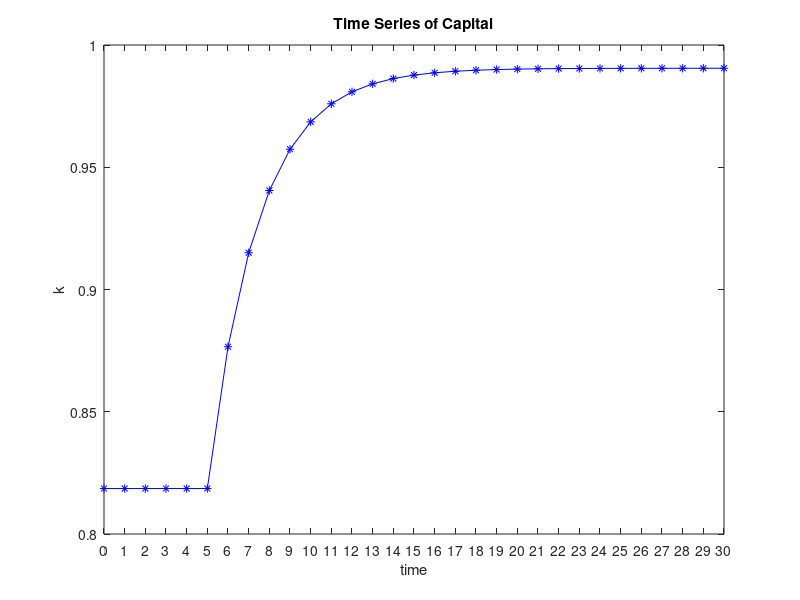
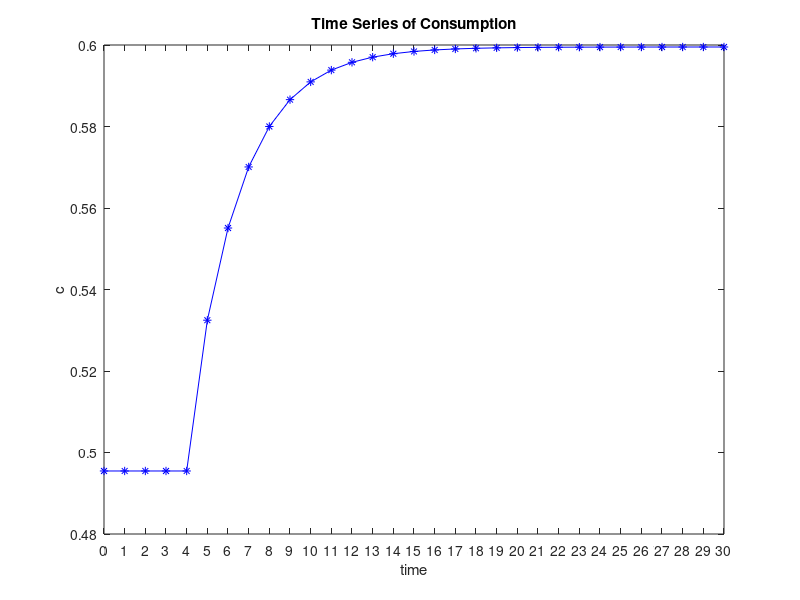
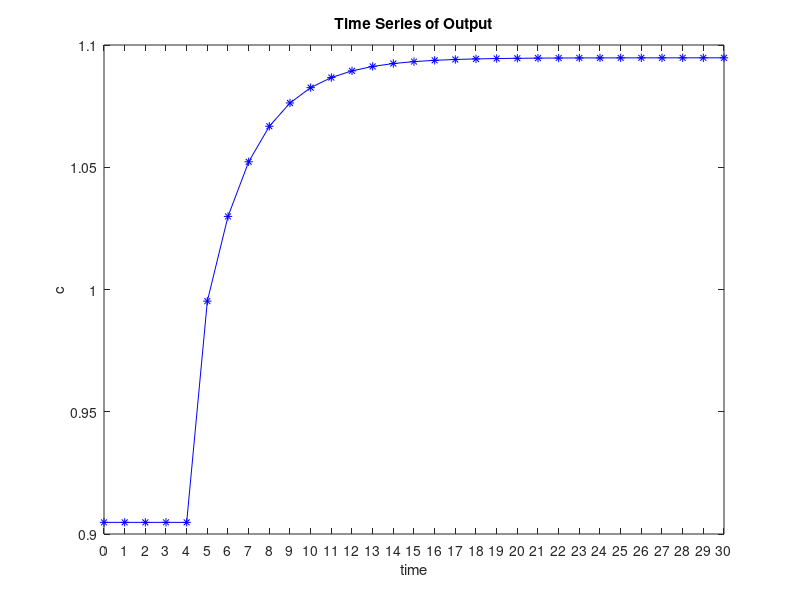
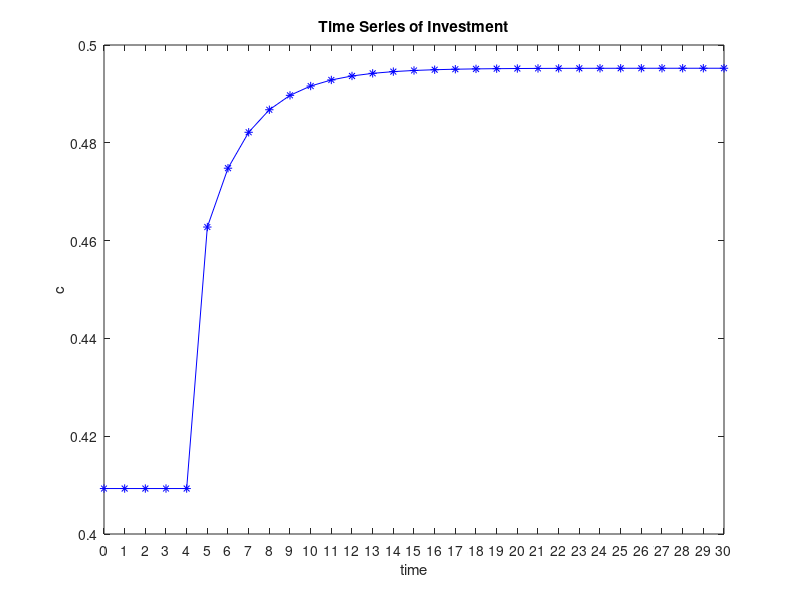

Source code (MATLAB) for these figures, in order:

%% Q1
beta = 0.95;
delta = 0.5;
theta = 0.8;
alpha = 0.5;

A = 1;
k_star_old = ((1/beta+delta-1)/(alpha*A))^(1/(alpha-1));
c_star_old = A*k_star_old^alpha - delta*k_star_old;
k_star_old;
c_star_old;
%% capital before the shock
disp(k_star_old);
%% consumption before the shock
disp(c_star_old);

A = 1.1;
k_star_new = ((1/beta+delta-1)/(alpha*A))^(1/(alpha-1));
c_star_new = A*k_star_new^alpha - delta*k_star_new;
%% The steady states after the shock
%% capital before the shock
disp(k_star_new);
%% consumption before the shock
disp(c_star_new);



%% Q2, Q3
k_star = k_star_new;
c_star = c_star_new;

f2 = alpha*(alpha-1)*A*k_star^(alpha-2);
A_matrix = [1/beta -1; f2*c_star/theta 1-beta*f2*c_star/theta];

%% The linear approximate A
disp(A_matrix)

%%
e = eig(A_matrix);
[V,D] = eig(A_matrix);
%% eigenvalues
disp(e);
%% eigenvectors
disp(V);
%% Q4
k0_hat = k_star_old - k_star_new;
c0_hat = V(2)/V(1)*k0_hat;

k_vector = [k0_hat];
c_vector = [c0_hat];
kt_hat = k0_hat;
ct_hat = c0_hat;
for i = 6 : 30
    kt_hat = kt_hat * D(1);
    ct_hat = ct_hat * D(1);
    k_vector = [k_vector kt_hat];
    c_vector = [c_vector ct_hat];
end

k_vector = k_vector + k_star_new;
c_vector = c_vector + c_star_new;
k_vector = [k_star_old k_star_old k_star_old k_star_old k_star_old k_vector];
c_vector = [c_star_old c_star_old c_star_old c_star_old c_star_old c_vector];
output_vector = [];
investment_vector = [];

for i=1:5
   A = 1;
   output_vector(i) = A * k_vector(i)^alpha;
   investment_vector(i) = output_vector(i) - c_vector(i);    
end

for i=6:31
   A = 1.1;
   output_vector(i) = A * k_vector(i)^alpha;
   investment_vector(i) = output_vector(i) - c_vector(i);
end

y = 0:30;

%% Time Series of Capital
plot(y,k_vector,'-*b'); 
set(gca,'XTick',[0:1:30])
xlabel('time') 
ylabel('k') 
title('Time Series of Capital')
saveas(gcf,'k.png')

%% Time Series of Consumption
plot(y,c_vector,'-*b');
set(gca,'XTick',[0:1:30]) 
xlabel('time') 
ylabel('c') 
title('Time Series of Consumption')
saveas(gcf,'c.png')

%% Time Series of Output
plot(y,output_vector,'-*b');
set(gca,'XTick',[0:1:30]) 
xlabel('time')  
ylabel('c') 
title('Time Series of Output')
saveas(gcf,'output.png')

%% Time Series of Investment
plot(y,investment_vector,'-*b'); 
set(gca,'XTick',[0:1:30]) 
xlabel('time')  
ylabel('c') 
title('Time Series of Investment')
saveas(gcf,'investment.png')

%% Q5
theta = 0.1;

A = 1;
k_star_old = ((1/beta+delta-1)/(alpha*A))^(1/(alpha-1));
c_star_old = A*k_star_old^alpha - delta*k_star_old;
k_star_old;
c_star_old;

A = 1.1;
k_star_new = ((1/beta+delta-1)/(alpha*A))^(1/(alpha-1));
c_star_new = A*k_star_new^alpha - delta*k_star_new;
k_star_new;
c_star_new;

%
k_star = k_star_new;
c_star = c_star_new;

f2 = alpha*(alpha-1)*A*k_star^(alpha-2);
A_matrix = [1/beta -1; f2*c_star/theta 1-beta*f2*c_star/theta];
e = eig(A_matrix);
[V,D] = eig(A_matrix);
%% eigenvalues
disp(e);
%% eigenvectors
disp(V);

%%
k0_hat = k_star_old - k_star_new;
c0_hat = V(2)/V(1)*k0_hat;

k_vector = [k0_hat];
c_vector = [c0_hat];
kt_hat = k0_hat;
ct_hat = c0_hat;
for i = 6 : 30
    kt_hat = kt_hat * D(1);
    ct_hat = ct_hat * D(1);
    k_vector = [k_vector kt_hat];
    c_vector = [c_vector ct_hat];
end

k_vector = k_vector + k_star_new;
c_vector = c_vector + c_star_new;
k_vector = [k_star_old k_star_old k_star_old k_star_old k_star_old k_vector];
c_vector = [c_star_old c_star_old c_star_old c_star_old c_star_old c_vector];
output_vector = [];
investment_vector = [];

for i=1:5
   A = 1;
   output_vector(i) = A * k_vector(i)^alpha;
   investment_vector(i) = output_vector(i) - c_vector(i);    
end
for i=6:31
   A = 1.1;
   output_vector(i) = A * k_vector(i)^alpha;
   investment_vector(i) = output_vector(i) - c_vector(i);
end

y = 0:30;

%% Time Series of Capital (theta = 0.1)
plot(y,k_vector,'-*b'); 
set(gca,'XTick',[0:1:30])
xlabel('time')  
ylabel('k')
title('Time Series of Capital (theta = 0.1)')
saveas(gcf,'k_5.png')

%% Time Series of Consumption (theta = 0.1)
plot(y,c_vector,'-*b'); 
set(gca,'XTick',[0:1:30])
xlabel('time') 
ylabel('c') 
title('Time Series of Consumption (theta = 0.1)')
saveas(gcf,'c_5.png')

%% Time Series of Output (theta = 0.1)
plot(y,output_vector,'-*b'); 
set(gca,'XTick',[0:1:30]) 
xlabel('time')  
ylabel('c') 
title('Time Series of Output (theta = 0.1)')
saveas(gcf,'output_5.png')


%% Time Series of Investment (theta = 0.1)
plot(y,investment_vector,'-*b'); 
set(gca,'XTick',[0:1:30]) 
xlabel('time')  
ylabel('c') 
title('Time Series of Investment (theta = 0.1)')
saveas(gcf,'investment_5.png')
